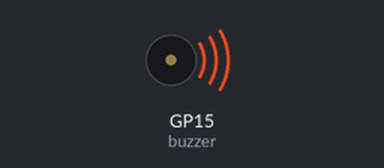
Bench run of a program on a simulated Raspberry Pi Pico running MicroPython. Parts: buzzer (waves = sounding). At 7.8 s the program stops and its outputs stay as they are.

Above: at 0.1 s.
At 7.8 s:
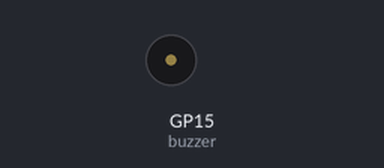
Timing chart, 0 to 9.3 s (numbered marks = the images above):
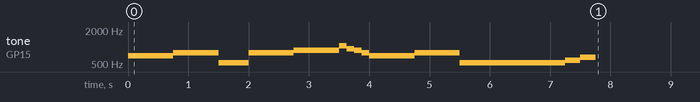

The program:

RickRollWithBuzzer.py
```python
from machine import Pin,PWM
from time import sleep

buzzer = PWM(Pin(15))
buzzer.freq(1000)
buzzer.duty_u16(32768)

def play_notes(buzzer,notes,dur):
    for ii in range(len(notes)):
        buzzer.freq(notes[ii])
        sleep(dur[ii])
        buzzer.duty_u16(0)
        buzzer.duty_u16(32768)

    buzzer.duty_u16(0)

notes = [349,392,261,392,440,523,466,440,392,349,392,261,261,261,261,294,294,329,329]
dur = [0.75,0.75,0.5,0.75,0.75,0.125,0.125,0.125,0.125,0.75,0.75,0.25,1.25,0.125,0.125,0.125,0.125,0.125,0.125]

new_notes = []
new_dur = []

for x in notes:
    new_notes.append(x*2)

for y in notes:
    new_dur.append(y*1.25)

play_notes(buzzer,new_notes,dur)
```

Measured:
- by itself, tone on GP15 (buzzer): plays 698 Hz for 0.75 s, 784 Hz for 0.75 s, 522 Hz for 0.50 s, 784 Hz for 0.75 s, 880 Hz for 0.75 s, 1046 Hz for 0.13 s … (14 notes in this stretch)
